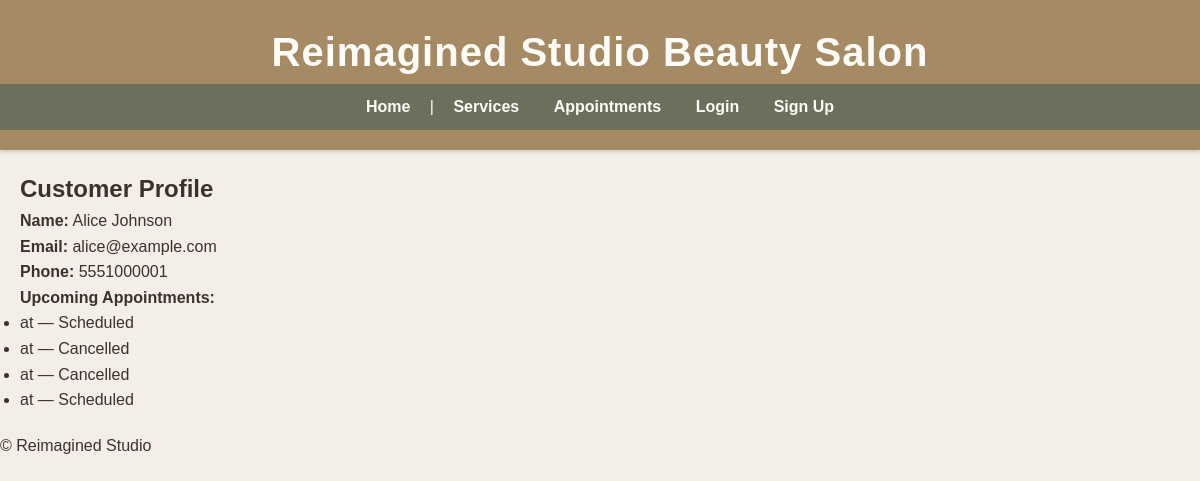
The app's page /customer/1/ with its own data.
### salon_app/models.py (models this page shows, shortened)
class Customer(models.Model):
    user = models.OneToOneField(User, on_delete=models.CASCADE, null=True, blank=True)
    first_name = models.CharField(max_length=100)
    last_name = models.CharField(max_length=100)
    email = models.EmailField(unique=True)
    phone = models.CharField(max_length=15)
    date_joined = models.DateTimeField(auto_now_add=True)

class Appointment(models.Model):
    customer = models.ForeignKey(Customer, on_delete=models.CASCADE)
    employee = models.ForeignKey(Employee, on_delete=models.SET_NULL, null=True)
    service = models.ForeignKey(Service, on_delete=models.CASCADE)
    appointment_date = models.DateTimeField()
    status = models.CharField(
        max_length=20,
        choices=[
            ('Scheduled', 'Scheduled'),
            ('Completed', 'Completed'),
            ('Cancelled', 'Cancelled'),
        ],
        default='Scheduled'
    )

### salon_app/views.py (the view)
# urls.py: path('customer/<int:customer_id>/', views.customer_profile, name='customer'),
def customer_profile(request, customer_id):
    customer = get_object_or_404(Customer, id=customer_id)
    appointments = Appointment.objects.filter(customer=customer)
    return render(request, 'salon_app/customer_profile.html', {
        'customer': customer,
        'appointments': appointments
    })

### salon_app/templates/salon_app/customer_profile.html (shortened to what this page needs)
{% extends 'salon_app/base.html' %}
{% block content %}
<h2>Customer Profile</h2>
<p><strong>Name:</strong> {{ customer.first_name }} {{ customer.last_name }}</p>
<p><strong>Email:</strong> {{ customer.email }}</p>
<p><strong>Phone:</strong> {{ customer.phone }}</p>
<p><strong>Upcoming Appointments:</strong></p>
<ul>
    {% for appt in appointments %}
        <li>{{ appt.date }} at {{ appt.time }} — {{ appt.status }}</li>
    {% empty %}
        <li>No upcoming appointments.</li>
    {% endfor %}
</ul>
{% endblock %}

### salon_app/static/css/style.css (style rules this page uses)
* { margin: 0; padding: 0; box-sizing: border-box; }
body { font-family: 'Quicksand', sans-serif; font-size: 16px; line-height: 1.6; background-color: #f3efe6; color: #3b322c; min-height: 100vh; }

### records on screen
Customer: first_name "Alice", last_name "Johnson", email "alice@example.com", phone "5551000001"
Appointment: status "Scheduled"
Appointment: status "Cancelled"
Appointment: status "Cancelled"
Appointment: status "Scheduled"
